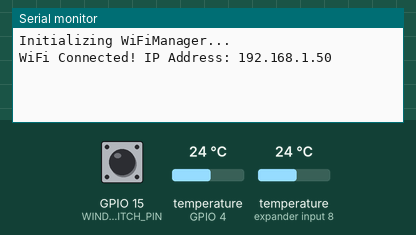
A sketch run on a simulated ESP32. On the bench: the last lines printed to the serial monitor. The inputs (shaded band) are chosen by the test bench; at power-on: GPIO 15 (WINDOW_SWITCH_PIN) HIGH, temperature (sensors on GPIO 4, expander input 8) 24 °C. WiFi joins after 1.5 s; servers stay silent unless stated; uploads are accepted with an empty reply.

Above: at 2.7 s.
2.8 s: GPIO 15 (WINDOW_SWITCH_PIN) pulled LOW for 3 s
At 5.93 s:
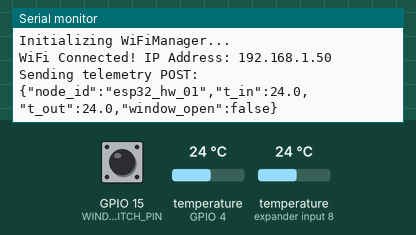
10.0 s: temperature (sensor on GPIO 4) set to 12 °C
At 11.9 s:
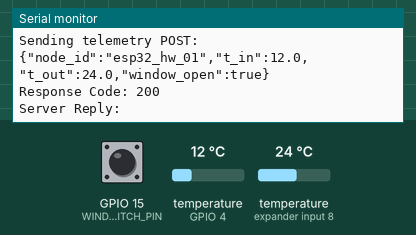
17.2 s: temperature (sensor on expander input 8) set to 12 °C
At 20.93 s:
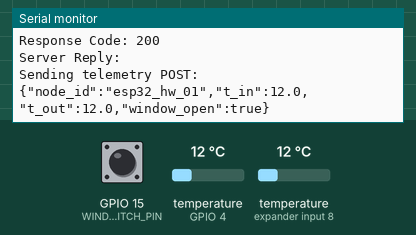
24.4 s: temperature (sensor on GPIO 4) set to 19 °C
At 27.0 s:
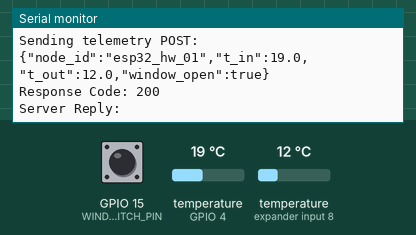
31.6 s: temperature (sensor on expander input 8) set to 19 °C
At 37.0 s:
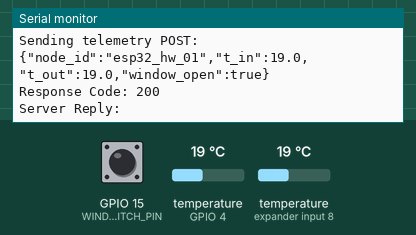
38.8 s: GPIO 15 (WINDOW_SWITCH_PIN) pulled LOW for 3 s
At 40.93 s:
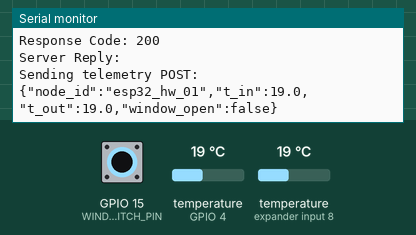
Timing chart, 0 to 42.4 s (numbered marks = the images above; inputs shaded):
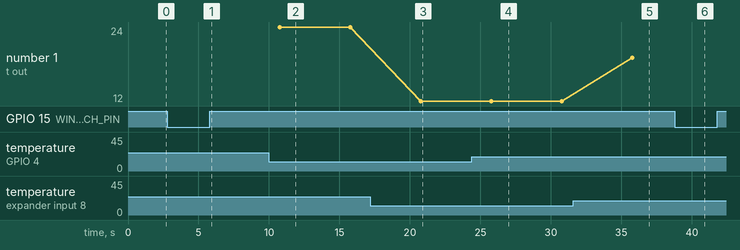

Measured:
- after the input at 2.8 s, the serial monitor: prints a new line after 3.0 s (image 1)
- after the input at 10.0 s, the serial monitor: prints a new line after 0.78 s (image 2)
- after the input at 17.2 s, the serial monitor: prints a new line after 3.6 s (image 3)
- after the input at 24.4 s, the serial monitor: prints a new line after 1.4 s (image 4)
- after the input at 31.6 s, the serial monitor: prints a new line after 4.2 s (image 5)
- after the input at 38.8 s, the serial monitor: prints a new line after 2.0 s (image 6)

The sketch:

esp32_sensor.ino
```cpp
/**
 * TermoAstana ESP32 IoT Client (v3.0)
 *
 * Hardware requirements:
 *  - ESP32 board
 *  - 2x DS18B20 temperature sensors (inside & outside)
 *  - 1x Magnetic/Button reed switch (window state detection)
 *  - 1x 4.7k Ohm pull-up resistor between DS18B20 Data pin and VCC (3.3V)
 *
 * Libraries:
 *  - WiFiManager by tzapu (install via Arduino Library Manager)
 *  - DallasTemperature by Miles Burton
 *  - OneWire by Paul Stoffregen
 */

#include <WiFi.h>
#include <HTTPClient.h>
#include <OneWire.h>
#include <DallasTemperature.h>
#include <WiFiManager.h> // Non-hardcoded WiFi configuration portal

// Hardware Pin configuration
#define ONE_WIRE_BUS 4        // DS18B20 Data pin connected to GPIO 4
#define WINDOW_SWITCH_PIN 15  // Reed switch or button connected to GPIO 15 (pull-up)

// Target FastAPI backend URL (Adjust IP of host running backend on local network)
const char* serverUrl = "http://192.168.1.100:8000/api/v1/esp32/telemetry";

OneWire oneWire(ONE_WIRE_BUS);
DallasTemperature sensors(&oneWire);

// Timing variables for non-blocking execution (avoid delay())
unsigned long lastSendTime = 0;
const unsigned long sendInterval = 5000; // Telemetry post every 5 seconds

void setup() {
  Serial.begin(115200);

  // Set up inputs
  pinMode(WINDOW_SWITCH_PIN, INPUT_PULLUP);

  // Initialize DS18B20 sensors
  sensors.begin();

  Serial.println("\nInitializing WiFiManager...");
  WiFiManager wm;

  // Custom access point for network configuration via captive portal (e.g. from phone)
  bool res = wm.autoConnect("TermoAstana_ESP32_Config", "astana123");

  if (!res) {
    Serial.println("WiFi configuration failed. Restarting ESP32...");
    ESP.restart();
  } else {
    Serial.print("WiFi Connected! IP Address: ");
    Serial.println(WiFi.localIP());
  }
}

void loop() {
  unsigned long currentMillis = millis();

  // Run telemetry task every interval (non-blocking)
  if (currentMillis - lastSendTime >= sendInterval) {
    lastSendTime = currentMillis;

    // Check WiFi connection status
    if (WiFi.status() == WL_CONNECTED) {
      sendTelemetry();
    } else {
      Serial.println("WiFi Disconnected. Reconnecting automatically...");
    }
  }
}

void sendTelemetry() {
  // Request readings from DS18B20 sensors
  sensors.requestTemperatures();

  // Sensor 0 = Inside Temperature, Sensor 1 = Outside Temperature
  float t_in = sensors.getTempCByIndex(0);
  float t_out = sensors.getTempCByIndex(1);

  // Check if sensors are connected (DS18B20 returns -127 if disconnected or missing pull-up resistor)
  if (t_in == DEVICE_DISCONNECTED_C || t_out == DEVICE_DISCONNECTED_C) {
    Serial.println("Error: DS18B20 sensors disconnected or pull-up resistor missing!");
    // Fallback or skip to avoid sending corrupt values
    return;
  }

  // Read window state (low = closed, high = open - depending on wiring)
  // We assume switch pull-up: normal closed = LOW, open = HIGH
  bool windowOpen = digitalRead(WINDOW_SWITCH_PIN) == HIGH;

  // Construct JSON payload
  String jsonPayload = "{";
  jsonPayload += "\"node_id\":\"esp32_hw_01\",";
  jsonPayload += "\"t_in\":" + String(t_in, 1) + ",";
  jsonPayload += "\"t_out\":" + String(t_out, 1) + ",";
  jsonPayload += "\"window_open\":" + String(windowOpen ? "true" : "false");
  jsonPayload += "}";

  HTTPClient http;
  http.begin(serverUrl);
  http.addHeader("Content-Type", "application/json");

  Serial.print("Sending telemetry POST: ");
  Serial.println(jsonPayload);

  int httpResponseCode = http.POST(jsonPayload);

  if (httpResponseCode > 0) {
    String response = http.getString();
    Serial.print("Response Code: ");
    Serial.println(httpResponseCode);
    Serial.print("Server Reply: ");
    Serial.println(response);
  } else {
    Serial.print("Error sending POST request. Error code: ");
    Serial.println(httpResponseCode);
  }

  http.end();
}
```
